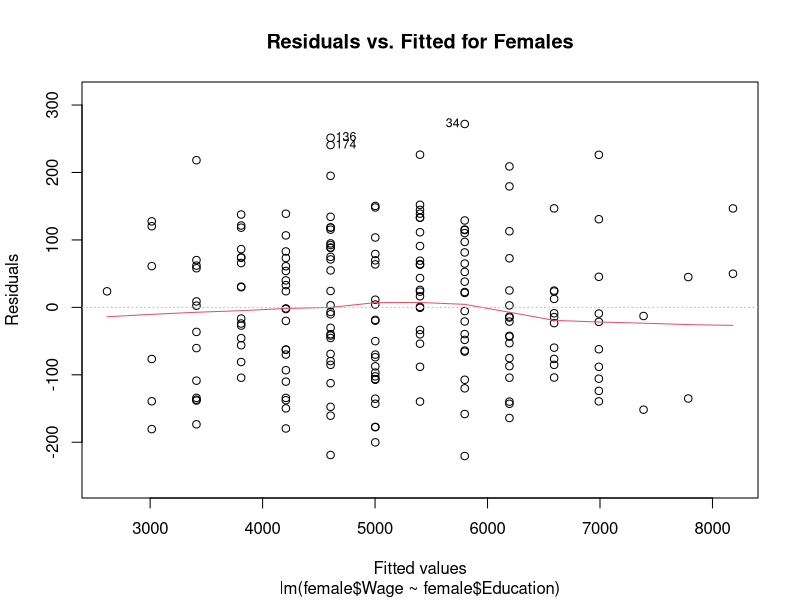
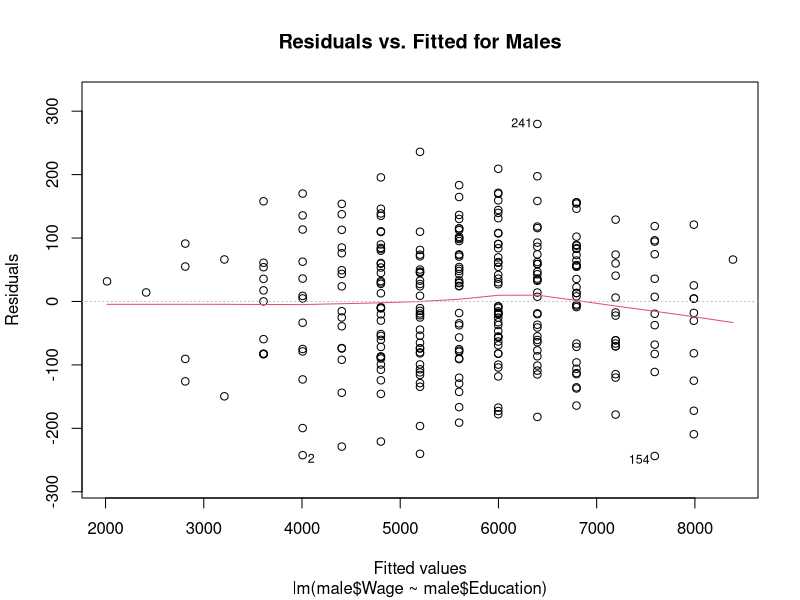
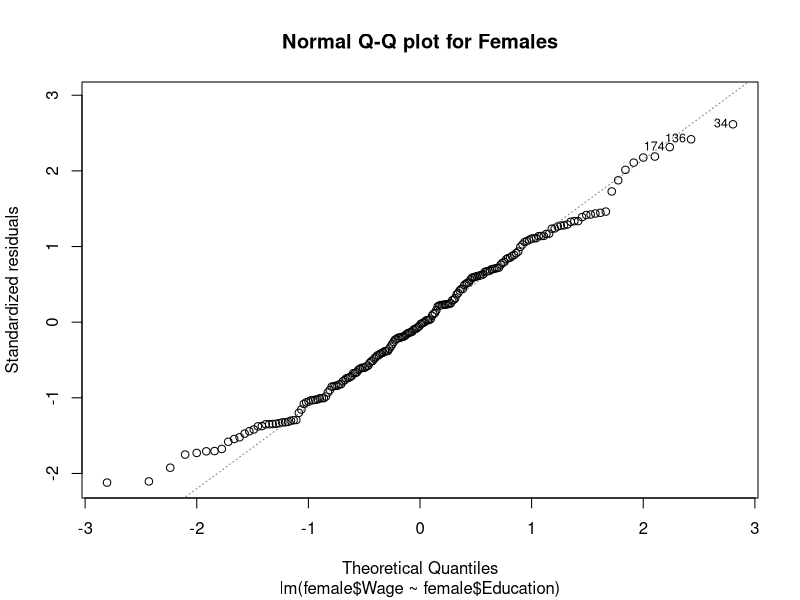
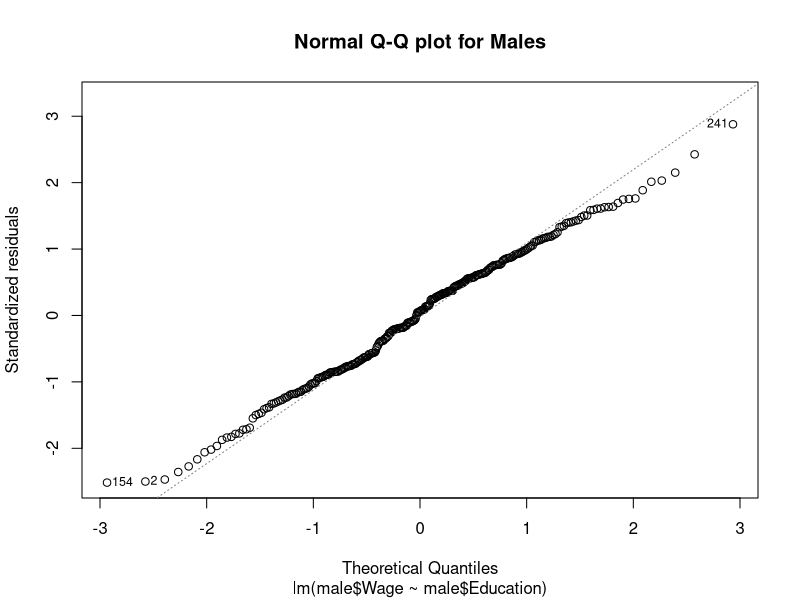
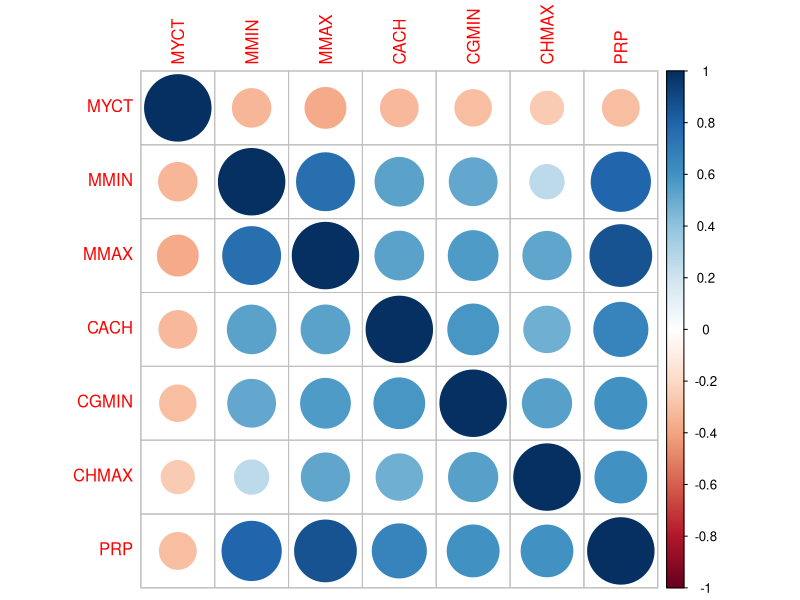
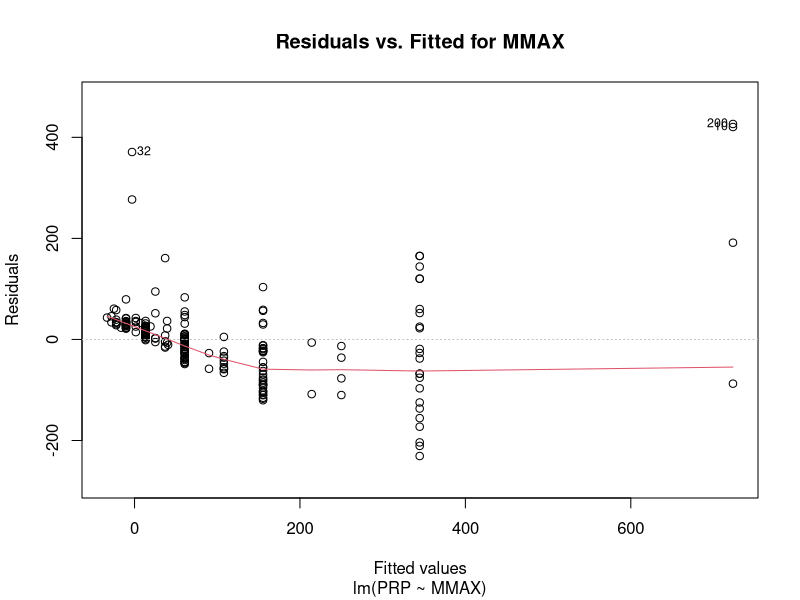
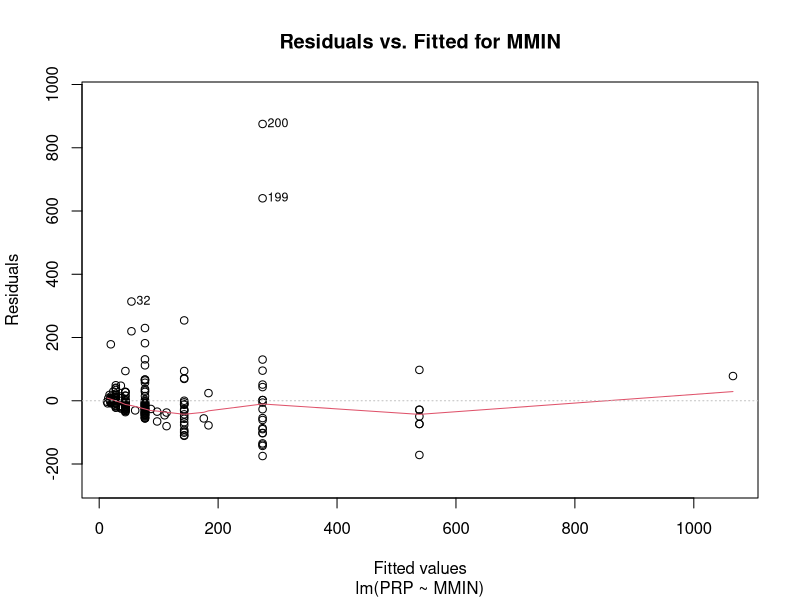

Reproduce these figures in R, in order.
## ---- chunk 1
setwd(dirname(rstudioapi::getActiveDocumentContext()$path))

education_df = read.csv("EducationBis.txt", header = TRUE, sep = "\t", comment.char = "#")
## ---- chunk 2
range(education_df$Wage)
## ---- chunk 3
range(education_df$Education)
## ---- chunk 4
unique(education_df$Gender)
## ---- chunk 5
female = education_df[which(education_df$Gender == "female"),]
male = education_df[which(education_df$Gender == "male"),]
lm_male = lm(male$Wage ~ male$Education)
lm_female = lm(female$Wage ~ female$Education)

summary(lm_female)
summary(lm_male)
## ---- chunk 6
plot(lm_female, which = c(1), main = "Residuals vs. Fitted for Females", caption = "")
plot(lm_male, which = c(1), main = "Residuals vs. Fitted for Males", caption = "")

plot(lm_female, which = c(2), main = "Normal Q-Q plot for Females", caption = "")
plot(lm_male, which = c(2), main = "Normal Q-Q plot for Males", caption = "")
## ---- chunk 7
lm_education = lm(education_df$Wage ~ education_df$ID + education_df$Education + education_df$Gender)
summary(lm_education)
## ---- chunk 8
setwd(dirname(rstudioapi::getActiveDocumentContext()$path))

computers_df = read.csv("Computers.txt", header = TRUE, sep = "\t"  , comment.char = "#")
## ---- chunk 9
unique(computers_df$vendor)
## ---- chunk 10
range(computers_df$MYCT)
range(computers_df$MYCT[(min(computers_df$MYCT) < computers_df$MYCT) 
												& (computers_df$MYCT < max(computers_df$MYCT))
												])

range(computers_df$MMIN)
range(computers_df$MMIN[(min(computers_df$MMIN) < computers_df$MMIN) 
												& (computers_df$MMIN < max(computers_df$MMIN))
												])

range(computers_df$MMAX)
range(computers_df$MMAX[(min(computers_df$MMAX) < computers_df$MMAX) 
												& (computers_df$MMAX < max(computers_df$MMAX))
												])

range(computers_df$CACH)
range(computers_df$CACH[(min(computers_df$CACH) < computers_df$CACH) 
												& (computers_df$CACH < max(computers_df$CACH))
												])

range(computers_df$CGMIN)
range(computers_df$CGMIN[(min(computers_df$CGMIN) < computers_df$CGMIN) 
												& (computers_df$CGMIN < max(computers_df$CGMIN))
												])

range(computers_df$CHMAX)
range(computers_df$CHMAX[(min(computers_df$CHMAX) < computers_df$CHMAX) 
												& (computers_df$CHMAX < max(computers_df$CHMAX))
												])

range(computers_df$PRP)
range(computers_df$PRP[(min(computers_df$PRP) < computers_df$PRP) 
												& (computers_df$PRP < max(computers_df$PRP))
												])

range(computers_df$ERP)
range(computers_df$ERP[(min(computers_df$ERP) < computers_df$ERP) 
												& (computers_df$ERP < max(computers_df$ERP))
												])
## ---- chunk 11
library(corrplot)
## ---- chunk 12
computers_df_cor = cor(
  subset(
  	# to remove the non-numeric fields (model & vendor)
    computers_df[sapply(computers_df, is.numeric)],
    # Removing the ERP field that should not be used
    select = -c(ERP),
  )
)
corrplot(computers_df_cor)
## ---- chunk 13
computers_df_lm_MMAX = lm(PRP ~ MMAX, data = computers_df)
summary(computers_df_lm_MMAX)
confint(computers_df_lm_MMAX, 'MMAX', level = 0.95)

computers_df_lm_MMIN = lm(PRP ~ MMIN, data = computers_df)
summary(computers_df_lm_MMIN)
confint(computers_df_lm_MMIN, 'MMIN', level = 0.95)
## ---- chunk 14
plot(computers_df_lm_MMAX, which = c(1), main = "Residuals vs. Fitted for MMAX", caption = "")
plot(computers_df_lm_MMIN, which = c(1), main = "Residuals vs. Fitted for MMIN", caption = "")
## ---- chunk 15
setwd(dirname(rstudioapi::getActiveDocumentContext()$path))

cars_df = read.csv("Cars.txt", header = TRUE, sep = "\t", comment.char = "#")
## ---- chunk 16
range(cars_df$mpg)
range(cars_df$mpg[(min(cars_df$mpg) < cars_df$mpg) 
												& (cars_df$mpg < max(cars_df$mpg))
												])
## ---- chunk 17
unique(cars_df$cylinders)
## ---- chunk 18
range(cars_df$displacement)
range(cars_df$displacement[(min(cars_df$displacement) < cars_df$displacement) 
												& (cars_df$displacement < max(cars_df$displacement))
												])
## ---- chunk 19
range(cars_df$displacement)
range(cars_df$displacement[(min(cars_df$displacement) < cars_df$displacement) 
												& (cars_df$displacement < max(cars_df$displacement))
												])
